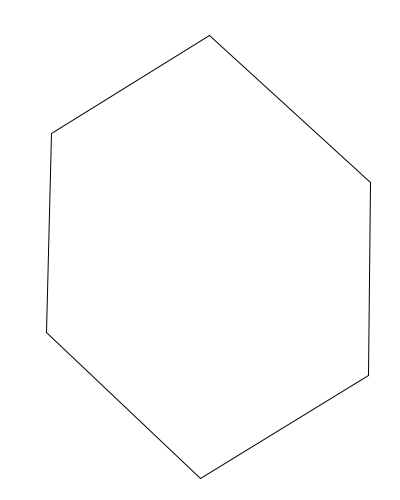
Frame 1 (no input)
Frame 60 (the mouse pressed at the canvas centre just before this capture): identical to frame 1, image omitted
Frame 120 (the mouse held since frame 60 and released just before this capture): identical to frame 1, image omitted

The Processing sketch that drew this single still picture (run headless with seeded random() and noise(); from frame 60 on, the mouse is pressed at the canvas centre):

// Processing sketch: vertexShape
// ── vertexShape.pde
void setup() {
  size(400, 500);
  background(255);
}

void draw() {
  background(255);
  
  star(mouseX, mouseY);
  // rect(mouseX, mouseY, 100, 100);
}

void star(float x, float y) {
  
  //translate(x,y); // transformation function!
  
  // vertex shape
  beginShape();
  vertex(209,35);
  vertex(51,133);
  vertex(46,332);
  vertex(200,478);
  vertex(368,375);
  vertex(370,182);
  endShape(CLOSE);
}


void mousePressed() {
  println( mouseX + "," + mouseY );
}
